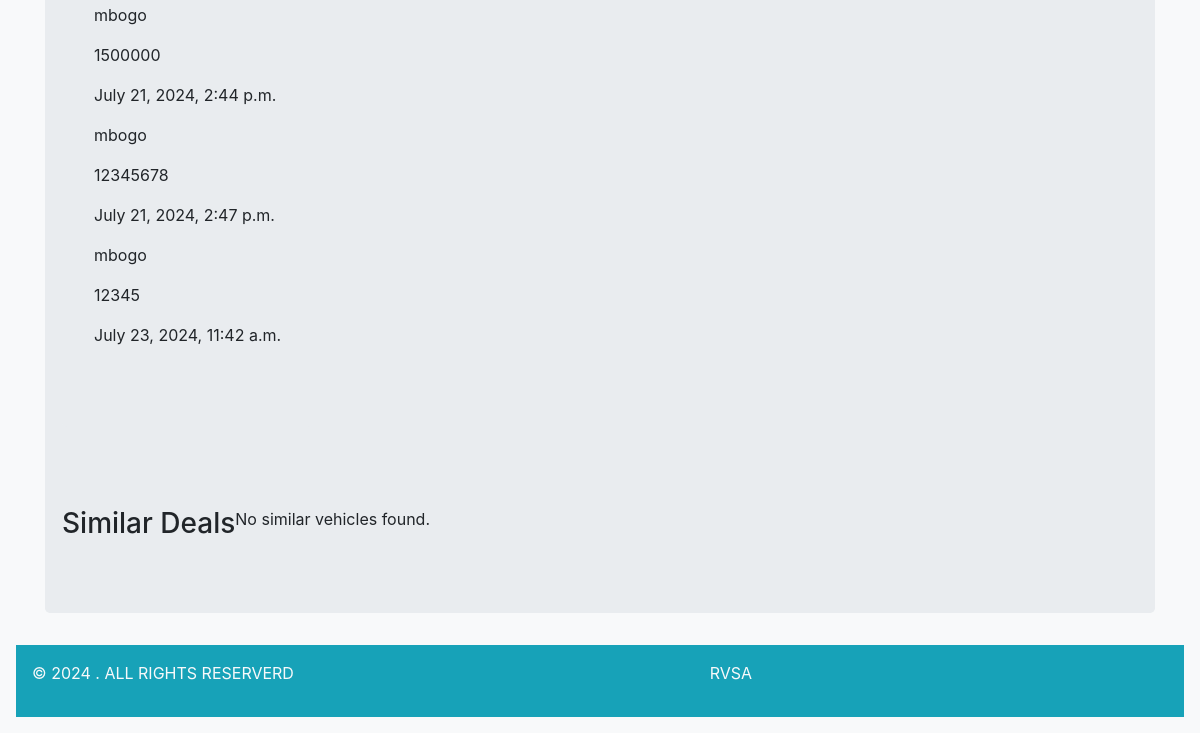
/vehicle/3/ (lower part), run on an earlier commit of the app's database.
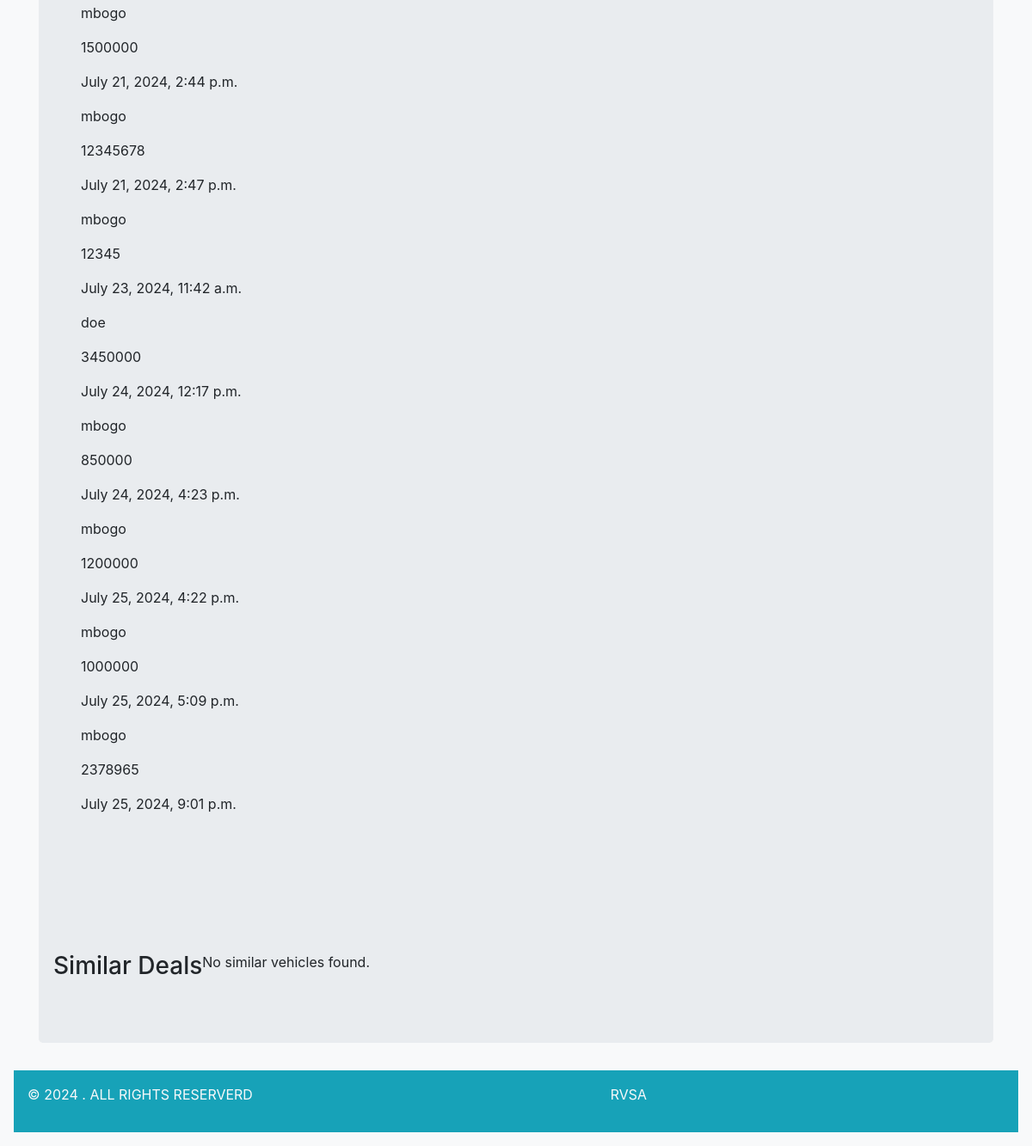
And on a later commit of the database.
### vehicles/models.py (models this page shows)
class Bidding(models.Model):
    vehicle = models.ForeignKey(Vehicle, on_delete=models.CASCADE, related_name='bidding')
    user = models.ForeignKey(User, on_delete=models.CASCADE)
    amount = models.IntegerField()
    created_at = models.DateTimeField(auto_now_add=True)

### vehicles/views.py (the view)
# urls.py: path('vehicle/<int:pk>/',views.vehicledetail, name='detail' ),
def vehicledetail(request, pk):
    vehicle = Vehicle.objects.get(id=pk)
    if request.user.is_authenticated:
        if not VehicleView.objects.filter(vehicle=vehicle, user=request.user).exists():
            vehicle.views += 1
            vehicle.save()
            VehicleView.objects.create(vehicle=vehicle, user=request.user)
    similar_vehicles = Vehicle.objects.filter(make=vehicle.make, model=vehicle.model).exclude(id=vehicle.id)
    biddings = Bidding.objects.filter(vehicle=vehicle)
    context = {
       'vehicle': vehicle,
       'biddings':biddings,
       'similar_vehicles': similar_vehicles,
    }
    return render(request, 'vehicles/details.html', context)

### vehicles/models.py (called while the page is built)
    def __str__(self):
            return self.name

    def __str__(self):
            return self.name

    def __str__(self):
            return str(self.year)

### vehicles/templates/vehicles/details.html (shortened to what this page needs)
{% extends 'vehicles/base.html' %}
{% load static %}
{% block content %}
<div class="jumbotron center">
    <div class="row">
        <div class="jumbotron">
            {% for bidding in biddings %}
            <p>{{ bidding.user.username }}</p>
            <p>{{ bidding.amount }}</p>
            <p>{{ bidding.created_at }}</p>
            {% empty %}
            <p>No bids yet.</p>
            {% endfor %}
        </div>
    </div>
    <div class="row mt-5">
        <h3>Similar Deals</h3>
        {% for similar_vehicle in similar_vehicles %}
        <div class="col-md-3">
            <div class="card mb-3">
                <img src="{{ similar_vehicle.file.url }}" class="card-img-top" alt="Similar Vehicle Image">
                <div class="card-body">
                    <h5 class="card-title">{{ similar_vehicle.make }} {{ similar_vehicle.model }}</h5>
                    <p class="card-text">YOM: {{ similar_vehicle.YOM }}</p>
                    <p class="card-text">Mileage: {{ similar_vehicle.mileage }} km</p>
                    <a href="{% url 'detail' similar_vehicle.id %}" class="btn btn-primary">View Details</a>
                </div>
            </div>
        </div>
        {% empty %}
        <p>No similar vehicles found.</p>
        {% endfor %}
    </div>
</div>
{% endblock content %}

What changed in the data, as far as the page shows it:
added Bidding: user.username "doe", amount "3450000", created_at "July 24, 2024, 12:17 p.m."
added Bidding: user.username "mbogo", amount "850000", created_at "July 24, 2024, 4:23 p.m."
added Bidding: user.username "mbogo", amount "1200000", created_at "July 25, 2024, 4:22 p.m."
added Bidding: user.username "mbogo", amount "1000000", created_at "July 25, 2024, 5:09 p.m."
added Bidding: user.username "mbogo", amount "2378965", created_at "July 25, 2024, 9:01 p.m."
